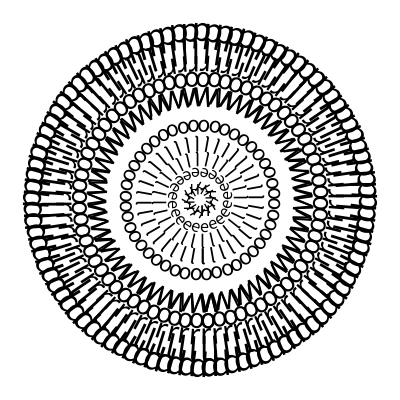
Frame 1 (no input)
Frame 60 (the mouse pressed at the canvas centre just before this capture): identical to frame 1, image omitted
Frame 120 (the mouse held since frame 60 and released just before this capture): identical to frame 1, image omitted

The Processing sketch that drew this single still picture (run headless with seeded random() and noise(); from frame 60 on, the mouse is pressed at the canvas centre):

// Processing sketch: Astroglipho01
// ── Astroglipho01.pde
String s = "Hello World";

void setup() {
  size(400, 400);
  fill(0);
  smooth();
}

void draw() {
  background(255);
  for (int i=0; i<s.length(); i++) {
    char c = s.charAt(i);
    textSize(16+i*2);
    for (float j=0; j<TWO_PI; ) {
      pushMatrix();
      translate(width/2, height/2);
      rotate(j);
      translate(0, 16+i*16);
      text(c, 0, 0);
      popMatrix();
      j += PI/(6+i*4);
    }
  }
}
